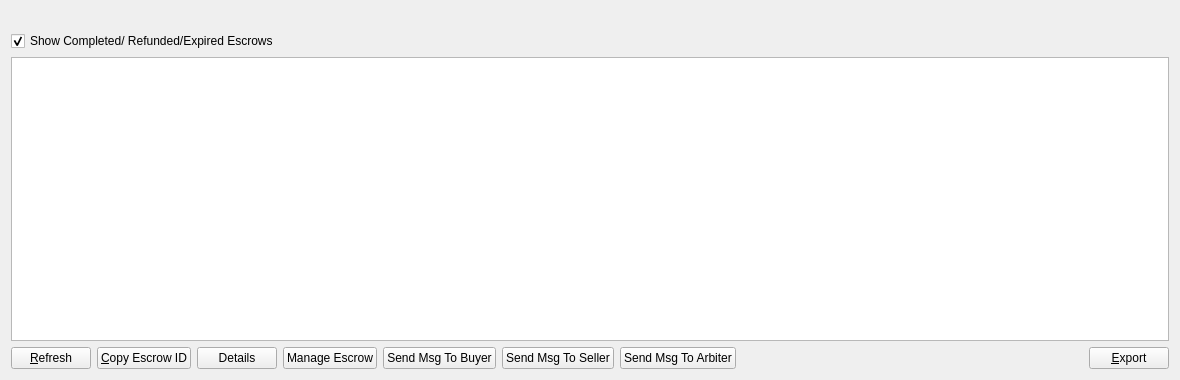
<?xml version="1.0" encoding="UTF-8"?>
<ui version="4.0">
 <class>MyEscrowListPage</class>
 <widget class="QWidget" name="MyEscrowListPage">
  <property name="geometry">
   <rect>
    <x>0</x>
    <y>0</y>
    <width>1180</width>
    <height>380</height>
   </rect>
  </property>
  <property name="windowTitle">
   <string>My Escrow List</string>
  </property>
  <layout class="QVBoxLayout" name="verticalLayout">
   <item>
    <widget class="QLabel" name="labelExplanation">
     <property name="textFormat">
      <enum>Qt::PlainText</enum>
     </property>
     <property name="wordWrap">
      <bool>true</bool>
     </property>
    </widget>
   </item>
   <item>
    <widget class="QCheckBox" name="completeCheck">
     <property name="text">
      <string>Show Completed/ Refunded/Expired Escrows</string>
     </property>
     <property name="checked">
      <bool>true</bool>
     </property>
    </widget>
   </item>
   <item>
    <widget class="QTableView" name="tableView">
     <property name="contextMenuPolicy">
      <enum>Qt::CustomContextMenu</enum>
     </property>
     <property name="toolTip">
      <string/>
     </property>
     <property name="tabKeyNavigation">
      <bool>false</bool>
     </property>
     <property name="alternatingRowColors">
      <bool>true</bool>
     </property>
     <property name="selectionMode">
      <enum>QAbstractItemView::SingleSelection</enum>
     </property>
     <property name="selectionBehavior">
      <enum>QAbstractItemView::SelectRows</enum>
     </property>
     <property name="sortingEnabled">
      <bool>true</bool>
     </property>
     <attribute name="verticalHeaderVisible">
      <bool>false</bool>
     </attribute>
    </widget>
   </item>
   <item>
    <layout class="QHBoxLayout" name="horizontalLayout">
     <item>
      <widget class="QPushButton" name="refreshButton">
       <property name="maximumSize">
        <size>
         <width>16777215</width>
         <height>48</height>
        </size>
       </property>
       <property name="toolTip">
        <string>Refresh your list of escrows</string>
       </property>
       <property name="text">
        <string>&amp;Refresh</string>
       </property>
      </widget>
     </item>
     <item>
      <widget class="QPushButton" name="copyEscrow">
       <property name="toolTip">
        <string>Copy the currently selected escrow to the system clipboard</string>
       </property>
       <property name="text">
        <string>&amp;Copy Escrow ID</string>
       </property>
      </widget>
     </item>
     <item>
      <widget class="QPushButton" name="detailButton">
       <property name="text">
        <string>Details</string>
       </property>
      </widget>
     </item>
     <item>
      <widget class="QPushButton" name="manageButton">
       <property name="toolTip">
        <string>Release selected escrow to merchant</string>
       </property>
       <property name="text">
        <string>Manage Escrow</string>
       </property>
       <property name="iconSize">
        <size>
         <width>16</width>
         <height>16</height>
        </size>
       </property>
      </widget>
     </item>
     <item>
      <widget class="QPushButton" name="buyerMessageButton">
       <property name="toolTip">
        <string>Send message to buyer</string>
       </property>
       <property name="text">
        <string>Send Msg To Buyer</string>
       </property>
      </widget>
     </item>
     <item>
      <widget class="QPushButton" name="sellerMessageButton">
       <property name="toolTip">
        <string>Send message to seller</string>
       </property>
       <property name="text">
        <string>Send Msg To Seller</string>
       </property>
      </widget>
     </item>
     <item>
      <widget class="QPushButton" name="arbiterMessageButton">
       <property name="toolTip">
        <string>Send message to arbiter</string>
       </property>
       <property name="text">
        <string>Send Msg To Arbiter</string>
       </property>
      </widget>
     </item>
     <item>
      <spacer name="horizontalSpacer">
       <property name="orientation">
        <enum>Qt::Horizontal</enum>
       </property>
       <property name="sizeHint" stdset="0">
        <size>
         <width>40</width>
         <height>20</height>
        </size>
       </property>
      </spacer>
     </item>
     <item>
      <widget class="QPushButton" name="exportButton">
       <property name="toolTip">
        <string>Export the data in the current tab to a file</string>
       </property>
       <property name="text">
        <string>&amp;Export</string>
       </property>
      </widget>
     </item>
    </layout>
   </item>
  </layout>
 </widget>
 <resources>
  <include location="../syscoin.qrc"/>
 </resources>
 <connections/>
</ui>
